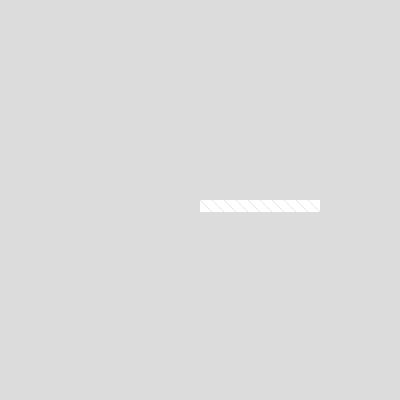
Frame 1 (no input)
Frame 60 (no input): identical to frame 1, image omitted
Frame 120 (the mouse pressed at the canvas centre since frame 60): identical to frame 1, image omitted

The p5.js sketch that drew this single still picture (run headless with seeded random() and noise() and a simulated clock; from frame 60 on, the mouse is pressed at the canvas centre):

// p5.js sketch
// ── sketch.js
let pg 
function setup() {
  createCanvas(400, 400);
  pg = createGraphics(12,12)
}

function draw() {
  background(220);
  pg.background(255)
  pg.strokeWeight(0.1)
  pg.stroke(0)
  pg.line(0,0,pg.width,pg.height)
  // scale(mouseX)
  translate(width/2,height/2)
  for(i=0;i<10;i++){
    
    image(pg,i*12,0)
  }
}
